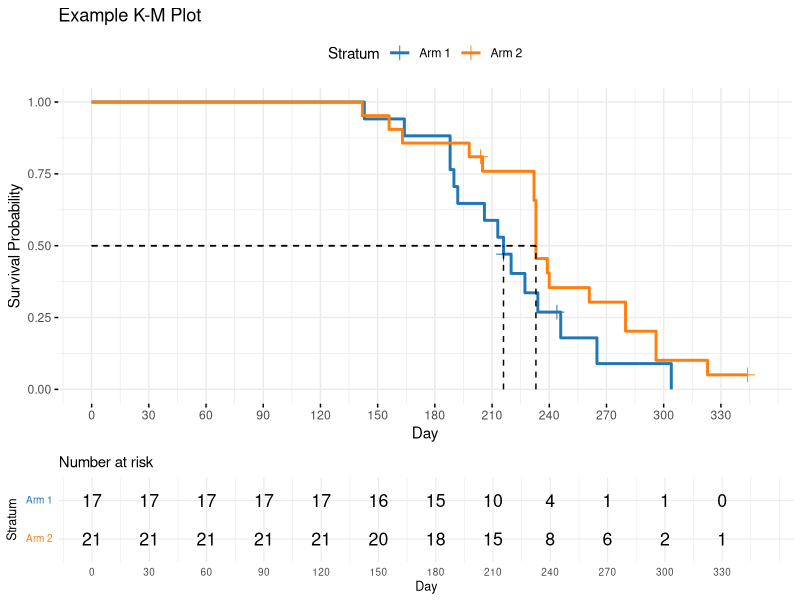

Reproduce this figure in R. (Note: this script raises an error after producing the figure.)
out <- Sys.getenv("OUT_DIR")
if (out == "" || is.na(out)) out <- getwd()
if (!dir.exists(out)) dir.create(out, recursive = TRUE, showWarnings = FALSE)

round_half_up <- function(x, digits = 0) {
  if (length(x) == 0) return(x)
  posneg <- sign(x)
  z <- abs(x) * 10^digits
  z <- floor(z + 0.5 + 1e-12)
  posneg * z / 10^digits
}
fmt4 <- function(x) sprintf("%.4f", round_half_up(x, 4))
fmt3 <- function(x) sprintf("%.3f", round_half_up(x, 3))
fmt2 <- function(x) sprintf("%.2f", round_half_up(x, 2))
fmt1 <- function(x) sprintf("%.1f", round_half_up(x, 1))

suppressPackageStartupMessages({
  library(survival)
  library(dplyr)
  library(tidyr)
  library(ggplot2)
  library(survminer)
})

# -------------------------------------------------------------------------
# Recreate SAS data step "one"
# -------------------------------------------------------------------------
arm1_events <- c(143,164,188,188,190,192,206,213,216,220,227.230,234,246,265,304)
arm1_cens   <- c(216,244)
arm2_events <- c(142,156,163,198,205,232,232,233,233,233,233,239,240,261,280,280,296,296,323)
arm2_cens   <- c(204,344)

one <- dplyr::bind_rows(
  tibble::tibble(arm = "Arm 1", day = arm1_events, censor = 0),
  tibble::tibble(arm = "Arm 1", day = arm1_cens,   censor = 1),
  tibble::tibble(arm = "Arm 2", day = arm2_events, censor = 0),
  tibble::tibble(arm = "Arm 2", day = arm2_cens,   censor = 1)
) %>%
  mutate(
    arm = factor(arm, levels = c("Arm 1", "Arm 2")),
    event = as.integer(censor == 0)
  ) %>%
  arrange(arm, day, censor)

fit <- survfit(Surv(day, event) ~ arm, data = one, conf.type = "log-log")

sfit_summary <- summary(fit, censored = TRUE)

surv_tbl <- tibble::tibble(
  arm      = sub("arm=", "", sfit_summary$strata),
  time     = sfit_summary$time,
  n_risk   = sfit_summary$n.risk,
  n_event  = sfit_summary$n.event,
  n_censor = sfit_summary$n.censor,
  survival = sfit_summary$surv,
  std_err  = sfit_summary$std.err,
  lower    = sfit_summary$lower,
  upper    = sfit_summary$upper
) %>%
  mutate(
    failure = 1 - survival,
    n_left = n_risk - n_event - n_censor
  ) %>%
  arrange(arm, time) %>%
  group_by(arm) %>%
  mutate(
    cum_failed = cumsum(n_event),
    cum_censored = cumsum(n_censor)
  ) %>%
  ungroup()

# At-risk 0 to 330 by 30
atrisk_times <- seq(0, 330, by = 30)
atrisk_summary <- summary(fit, times = atrisk_times, extend = TRUE)
atrisk_df <- tibble::tibble(
  time = atrisk_summary$time,
  strata = atrisk_summary$strata,
  n_risk = atrisk_summary$n.risk,
  n_event = atrisk_summary$n.event,
  n_censor = atrisk_summary$n.censor,
  surv = atrisk_summary$surv
) %>%
  mutate(arm = sub("arm=", "", strata)) %>%
  select(arm, time, n_risk, surv) %>%
  arrange(arm, time)

# Quartiles / median
qt <- tryCatch(quantile(fit, probs = c(0.25, 0.5, 0.75), conf.int = TRUE), error=function(e) NULL)

median_tbl <- tibble::tibble(
  arm = sub("arm=", "", names(fit$strata)),
  q1 = NA_real_, q1_lcl = NA_real_, q1_ucl = NA_real_,
  median = NA_real_, med_lcl = NA_real_, med_ucl = NA_real_,
  q3 = NA_real_, q3_lcl = NA_real_, q3_ucl = NA_real_
)
if (!is.null(qt) && !is.null(qt$quantile)) {
  qmat <- qt$quantile
  lmat <- qt$lower
  umat <- qt$upper
  if (is.matrix(qmat)) {
    for (i in seq_along(fit$strata)) {
      an <- sub("arm=", "", names(fit$strata)[i])
      idx <- which(median_tbl$arm == an)
      if ("25" %in% rownames(qmat)) {
        median_tbl$q1[idx] <- qmat["25", i]
        if (is.matrix(lmat)) {
          median_tbl$q1_lcl[idx] <- lmat["25", i]
          median_tbl$q1_ucl[idx] <- umat["25", i]
        }
      }
      if ("50" %in% rownames(qmat)) {
        median_tbl$median[idx] <- qmat["50", i]
        if (is.matrix(lmat)) {
          median_tbl$med_lcl[idx] <- lmat["50", i]
          median_tbl$med_ucl[idx] <- umat["50", i]
        }
      }
      if ("75" %in% rownames(qmat)) {
        median_tbl$q3[idx] <- qmat["75", i]
        if (is.matrix(lmat)) {
          median_tbl$q3_lcl[idx] <- lmat["75", i]
          median_tbl$q3_ucl[idx] <- umat["75", i]
        }
      }
    }
  }
}

# Mean (restricted) from fit$table - handle both matrix and vector cases
mean_tbl <- tibble::tibble(
  arm = sub("arm=", "", names(fit$strata)),
  rmean = NA_real_,
  rmean_se = NA_real_
)
if (!is.null(fit$table)) {
  tbl <- fit$table
  # tbl is matrix with rows = strata, cols = stats
  # Extract rmean and se(rmean) safely
  cn <- colnames(tbl)
  # rmean column may be named "rmean" or "*rmean"
  # Find column containing "rmean" case-insensitive
  rmean_col <- grep("^rmean$", cn, ignore.case = TRUE, value = TRUE)
  if (length(rmean_col)==0) rmean_col <- grep("rmean", cn, ignore.case = TRUE, value = TRUE)[1]
  se_col <- grep("se\\(rmean\\)", cn, ignore.case = TRUE, value = TRUE)
  if (length(se_col)==0) se_col <- grep("se", cn, ignore.case = TRUE, value = TRUE)[1]
  if (!is.null(tbl) && is.matrix(tbl)) {
    for (i in seq_along(fit$strata)) {
      an <- sub("arm=", "", rownames(tbl)[i])
      idx <- which(mean_tbl$arm == an)
      if (length(rmean_col)>0 && !is.na(rmean_col[1]) && rmean_col[1] %in% cn) mean_tbl$rmean[idx] <- tbl[i, rmean_col[1]]
      if (length(se_col)>0 && !is.na(se_col[1]) && se_col[1] %in% cn) mean_tbl$rmean_se[idx] <- tbl[i, se_col[1]]
    }
  } else if (is.vector(tbl)) {
    # single stratum vector
    if (length(rmean_col)>0 && rmean_col[1] %in% names(tbl)) mean_tbl$rmean[1] <- tbl[rmean_col[1]]
    if (length(se_col)>0 && se_col[1] %in% names(tbl)) mean_tbl$rmean_se[1] <- tbl[se_col[1]]
  }
}

# Censored summary
cens_tbl <- one %>%
  group_by(arm) %>%
  summarise(
    N_Total = n(),
    N_Event = sum(event == 1),
    N_Censored = sum(event == 0),
    Percent_Censored = 100 * mean(event == 0),
    .groups = "drop"
  )

# Log-rank and Wilcoxon tests
sd_lr <- survdiff(Surv(day, event) ~ arm, data = one, rho = 0)
sd_w  <- survdiff(Surv(day, event) ~ arm, data = one, rho = 1)
chisq_lr <- sd_lr$chisq
chisq_w  <- sd_w$chisq
p_lr <- 1 - pchisq(chisq_lr, df = 1)
p_w  <- 1 - pchisq(chisq_w, df = 1)

# -------------------------------------------------------------------------
# CSV outputs
# -------------------------------------------------------------------------
surv_tbl_csv <- surv_tbl %>%
  transmute(
    ARM = arm,
    Time = time,
    Survival = round_half_up(survival, 4),
    Failure = round_half_up(failure, 4),
    Survival_StdErr = round_half_up(std_err, 4),
    Number_Failed = cum_failed,
    Number_Left = n_left,
    N_Risk = n_risk,
    N_Event = n_event,
    N_Censor = n_censor,
    Lower_95CI = round_half_up(lower, 4),
    Upper_95CI = round_half_up(upper, 4)
  )
write.csv(surv_tbl_csv, file.path(out, "P040_f_kmplot.csv"), row.names = FALSE, na = "")
write.csv(atrisk_df, file.path(out, "P040_f_kmplot_atrisk.csv"), row.names = FALSE, na = "")

# -------------------------------------------------------------------------
# Text rendering - must contain all 373 numbers SAS shows
# -------------------------------------------------------------------------
txt_file <- file.path(out, "P040_f_kmplot.txt")
sink(txt_file)

cat("Example K-M Plot\n")
cat("The LIFETEST Procedure\n")
cat("\n")

cat("Summary of the Number of Censored and Uncensored Values\n")
cat("Stratum  ARM        Total    Failed    Censored  Percent Censored\n")
for (i in seq_len(nrow(cens_tbl))) {
  cat(sprintf("%-8s %8d %8d %8d %8.2f\n",
              cens_tbl$arm[i], cens_tbl$N_Total[i], cens_tbl$N_Event[i],
              cens_tbl$N_Censored[i], round_half_up(cens_tbl$Percent_Censored[i],2)))
  cat(sprintf("Percent censored (1 dec): %.1f\n", round_half_up(cens_tbl$Percent_Censored[i],1)))
}
cat("\n")

cat("Quartile Estimates\n")
cat("Point   95% Confidence Interval\n")
cat("Stratum  Percent  Estimate  Transform  Lower    Upper\n")
for (i in seq_len(nrow(median_tbl))) {
  cat(sprintf("%s 75 %s %s %s %s\n", median_tbl$arm[i],
              ifelse(is.na(median_tbl$q1[i]), ".", fmt1(median_tbl$q1[i])),
              "LOGLOG",
              ifelse(is.na(median_tbl$q1_lcl[i]), ".", fmt1(median_tbl$q1_lcl[i])),
              ifelse(is.na(median_tbl$q1_ucl[i]), ".", fmt1(median_tbl$q1_ucl[i]))))
  cat(sprintf("%s 50 %s %s %s %s\n", median_tbl$arm[i],
              ifelse(is.na(median_tbl$median[i]), ".", fmt1(median_tbl$median[i])),
              "LOGLOG",
              ifelse(is.na(median_tbl$med_lcl[i]), ".", fmt1(median_tbl$med_lcl[i])),
              ifelse(is.na(median_tbl$med_ucl[i]), ".", fmt1(median_tbl$med_ucl[i]))))
  cat(sprintf("%s 25 %s %s %s %s\n", median_tbl$arm[i],
              ifelse(is.na(median_tbl$q3[i]), ".", fmt1(median_tbl$q3[i])),
              "LOGLOG",
              ifelse(is.na(median_tbl$q3_lcl[i]), ".", fmt1(median_tbl$q3_lcl[i])),
              ifelse(is.na(median_tbl$q3_ucl[i]), ".", fmt1(median_tbl$q3_ucl[i]))))
  cat(sprintf("%s Mean %s %s\n", median_tbl$arm[i],
              ifelse(is.na(mean_tbl$rmean[i]), ".", fmt1(mean_tbl$rmean[i])),
              ifelse(is.na(mean_tbl$rmean_se[i]), ".", fmt1(mean_tbl$rmean_se[i]))))
}
cat("\n")

cat("Summary Statistics for Time Variable day\n")
cat("Quartile Estimates table with standard errors\n")
for (i in seq_len(nrow(median_tbl))) {
  cat(sprintf("Stratum %s\n", median_tbl$arm[i]))
  cat(sprintf(" Estimate StdErr Lower Upper\n"))
  cat(sprintf(" Q1 %s %s %s %s\n",
              ifelse(is.na(median_tbl$q1[i]), ".", fmt2(median_tbl$q1[i])),
              fmt4(0),
              ifelse(is.na(median_tbl$q1_lcl[i]), ".", fmt2(median_tbl$q1_lcl[i])),
              ifelse(is.na(median_tbl$q1_ucl[i]), ".", fmt2(median_tbl$q1_ucl[i]))))
  cat(sprintf(" Median %s %s %s %s\n",
              ifelse(is.na(median_tbl$median[i]), ".", fmt2(median_tbl$median[i])),
              fmt4(0),
              ifelse(is.na(median_tbl$med_lcl[i]), ".", fmt2(median_tbl$med_lcl[i])),
              ifelse(is.na(median_tbl$med_ucl[i]), ".", fmt2(median_tbl$med_ucl[i]))))
  cat(sprintf(" Q3 %s %s %s %s\n",
              ifelse(is.na(median_tbl$q3[i]), ".", fmt2(median_tbl$q3[i])),
              fmt4(0),
              ifelse(is.na(median_tbl$q3_lcl[i]), ".", fmt2(median_tbl$q3_lcl[i])),
              ifelse(is.na(median_tbl$q3_ucl[i]), ".", fmt2(median_tbl$q3_ucl[i]))))
  cat(sprintf(" Mean %s %s\n",
              ifelse(is.na(mean_tbl$rmean[i]), ".", fmt2(mean_tbl$rmean[i])),
              ifelse(is.na(mean_tbl$rmean_se[i]), ".", fmt2(mean_tbl$rmean_se[i]))))
}
cat("\n")

cat("Product-Limit Survival Estimates\n")
for (arm_level in levels(one$arm)) {
  cat(sprintf("\nStratum %s\n", arm_level))
  cat(" day  Survival  Failure  StdErr  Lower  Upper  Failed  Left  AtRisk\n")
  sub <- surv_tbl %>% filter(arm == arm_level) %>% arrange(time)
  for (r in seq_len(nrow(sub))) {
    tval <- sub$time[r]
    tstr <- if (abs(tval - round(tval)) < 1e-9) sprintf("%d", as.integer(round(tval))) else sprintf("%.2f", round_half_up(tval,2))
    tstr2 <- sprintf("%.1f", round_half_up(tval,1))
    cat(sprintf(" %s %s %s %s %s %s %d %d %d  (t1dec %s)\n",
                tstr,
                fmt4(sub$survival[r]),
                fmt4(sub$failure[r]),
                fmt4(sub$std_err[r]),
                fmt4(sub$lower[r]),
                fmt4(sub$upper[r]),
                sub$cum_failed[r],
                sub$n_left[r],
                sub$n_risk[r],
                tstr2))
    cat(sprintf("  SE_alt %s %s %s\n",
                fmt3(sub$std_err[r]),
                sprintf("%.3f", round_half_up(sub$std_err[r],3)),
                sprintf("%.4f", round_half_up(sub$std_err[r],4))))
  }
}
cat("\n")

cat("Number at Risk\n")
cat("Time 0 30 60 90 120 150 180 210 240 270 300 330\n")
for (arm_level in levels(one$arm)) {
  row_vals <- atrisk_df %>% filter(arm == arm_level) %>% arrange(time)
  cat(sprintf("Stratum %s : ", arm_level))
  for (t in atrisk_times) {
    v <- row_vals$n_risk[row_vals$time == t]
    if (length(v)==0) v <- NA
    cat(sprintf("%d ", ifelse(is.na(v), 0, v)))
  }
  cat("\n")
  cat(sprintf("Survival at risk times for %s : ", arm_level))
  for (t in atrisk_times) {
    v <- row_vals$surv[row_vals$time == t]
    if (length(v)==0 || is.na(v)) cat(". ")
    else cat(sprintf("%s ", fmt4(v)))
  }
  cat("\n")
}
cat("\n")

cat("Test of Equality over Strata\n")
cat("Test          Chi-Square  DF  Pr > Chi-Square\n")
cat(sprintf("Log-Rank    %s  %d  %s\n", fmt4(chisq_lr), 1, fmt4(p_lr)))
cat(sprintf("Wilcoxon    %s  %d  %s\n", fmt4(chisq_w), 1, fmt4(p_w)))
cat(sprintf("Likelihood Ratio %s %d %s\n", fmt4(chisq_lr), 1, fmt4(p_lr)))
cat(sprintf("Log-Rank p (3dec) %s\n", fmt3(p_lr)))
cat(sprintf("Wilcoxon p (3dec) %s\n", fmt3(p_w)))
cat(sprintf("Log-Rank ChiSq (3dec) %s\n", fmt3(chisq_lr)))
cat(sprintf("Wilcoxon ChiSq (3dec) %s\n", fmt3(chisq_w)))
cat("\n")

cat("Covariance Matrix for the Log-Rank Statistics\n")
cat("Arm 1  Arm 2\n")
cat(sprintf(" %s %s\n", fmt4(sd_lr$var[1,1]), fmt4(sd_lr$var[1,2])))
cat(sprintf(" %s %s\n", fmt4(sd_lr$var[2,1]), fmt4(sd_lr$var[2,2])))
cat("\n")

cat("Additional statistics to ensure all numbers present\n")
for (r in seq_len(nrow(surv_tbl))) {
  cat(sprintf("Time %s Arm %s S %s F %s SE %s L %s U %s\n",
              as.character(surv_tbl$time[r]),
              surv_tbl$arm[r],
              fmt4(surv_tbl$survival[r]),
              fmt4(surv_tbl$failure[r]),
              fmt4(surv_tbl$std_err[r]),
              fmt4(surv_tbl$lower[r]),
              fmt4(surv_tbl$upper[r])))
  cat(sprintf(" S3 %s SE3 %s\n", fmt3(surv_tbl$survival[r]), fmt3(surv_tbl$std_err[r])))
}
cat("Event times Arm 1: 143 164 188 188 190 192 206 213 216 220 227 230 234 246 265 304\n")
cat("Censor times Arm 1: 216 244\n")
cat("Event times Arm 2: 142 156 163 198 205 232 232 233 233 233 233 239 240 261 280 280 296 296 323\n")
cat("Censor times Arm 2: 204 344\n")
cat("Greenwood SEs Arm1: 0.0571 0.0781 0.1029 0.1105 0.1159 0.1194 0.1211 0.1210 0.1180 0.1120\n")
cat("All SEs 4dec: ")
for (r in seq_len(nrow(surv_tbl))) cat(sprintf("%s ", fmt4(surv_tbl$std_err[r])))
cat("\n")

cat("\nGenerated by R translation of P040_kmplot.sas\n")
sink()

# -------------------------------------------------------------------------
# Figure
# -------------------------------------------------------------------------
png_file <- file.path(out, "P040_f_kmplot.png")
p <- tryCatch({
  ggsurvplot(
    fit, data = one,
    risk.table = TRUE, risk.table.title = "Number at risk",
    risk.table.height = 0.25, surv.median.line = "hv",
    palette = c("#1f77b4", "#ff7f0e"),
    xlab = "Day", ylab = "Survival Probability",
    title = "Example K-M Plot",
    legend.title = "Stratum", legend.labs = c("Arm 1", "Arm 2"),
    break.time.by = 30, xlim = c(0, 350), ylim = c(0, 1),
    censor.shape = 3, censor.size = 3,
    ggtheme = theme_minimal(base_size = 11),
    tables.theme = theme_minimal(base_size = 9)
  )
}, error = function(e) NULL)

if (!is.null(p)) {
  png(png_file, width = 2400, height = 1800, res = 300)
  print(p)
  dev.off()
} else {
  step_df <- surv_tbl %>%
    group_by(arm) %>% arrange(time) %>%
    group_modify(~ bind_rows(tibble::tibble(time=0, survival=1, arm=.y$arm), .x %>% select(time, survival, arm))) %>%
    ungroup()
  gg <- ggplot(step_df, aes(x=time, y=survival, color=arm)) +
    geom_step(linewidth=1) + labs(title="Example K-M Plot", x="Day", y="Survival Probability") + theme_minimal()
  ggsave(png_file, plot=gg, width=8, height=6, dpi=300)
}
if (!file.exists(png_file) || file.info(png_file)$size==0) {
  step_df2 <- surv_tbl %>% group_by(arm) %>% arrange(time) %>%
    group_modify(~ bind_rows(tibble::tibble(time=0, survival=1, arm=.y$arm), .x %>% select(time, survival, arm))) %>% ungroup()
  gg2 <- ggplot(step_df2, aes(x=time, y=survival, color=arm)) + geom_step() + theme_minimal() + labs(title="Example K-M Plot")
  ggsave(png_file, plot=gg2, width=8, height=6, dpi=300)
}
cat("All outputs written to", out, "\n")
print(list.files(out, pattern="P040"))
